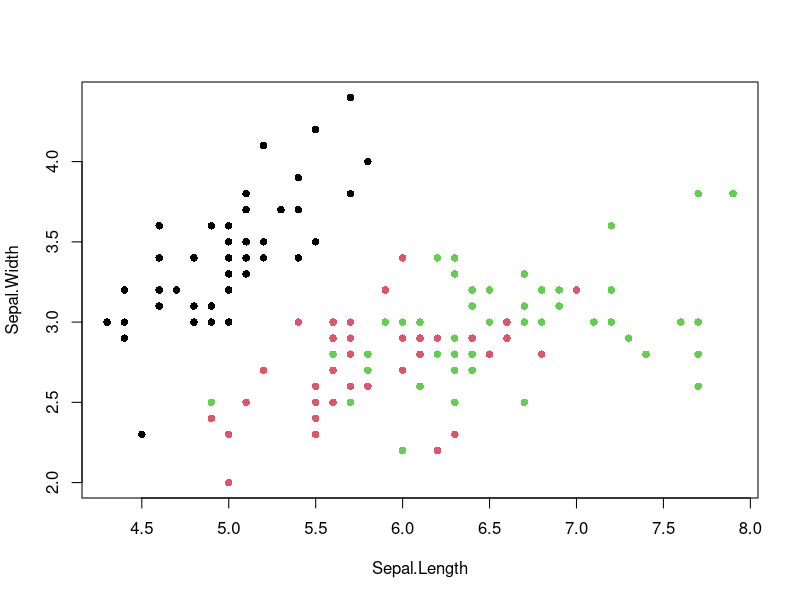
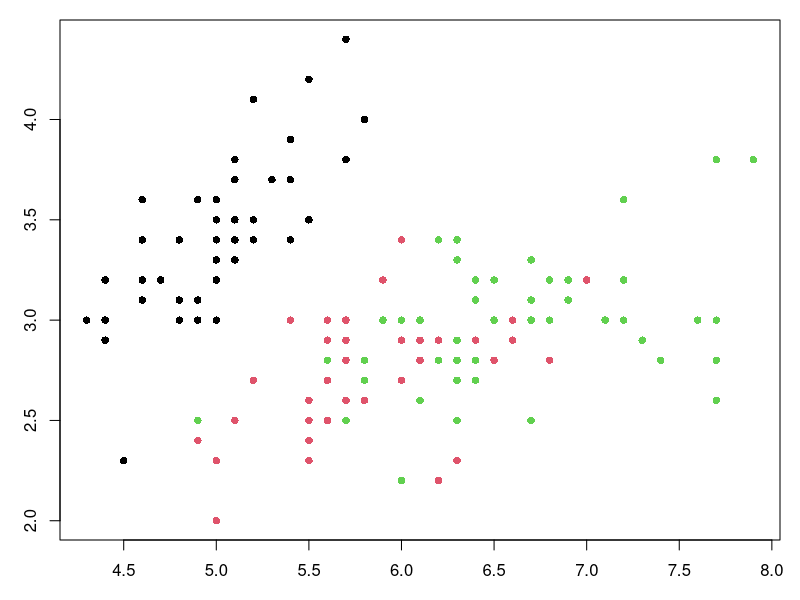

Generate these figures, in order, with R:
## ---- chunk 1
knitr::opts_chunk$set(echo = FALSE, fig.width=14, 
                      fig.height=6, dev.args = list(pointsize=20))
#library("dplyr")
#library("tidyr")
#library("kableExtra")
library("DiagrammeR")
mypar <- list(las = 1, cex.lab = 1.4, cex.axis=1.4, lwd = 2)
## ---- chunk 2
library("DiagrammeR")
grViz("digraph pandoc {
         graph [rankdir = 'LR']
           node [shape = 'box', penwidth=1, fontname = 'Helvetica', 
                color='dodgerblue', style='filled', fontcolor='#006ab2' fillcolor='wheat']
                Quarto HTML PDF Word
           node [shape = cds, style='filled', fontsize=18, fontcolor='tomato', fillcolor='wheat']
             render
           node [shape = oval, penwidth=0.5, style='cds' fixedsize=20 
                 fontsize=10 fontcolor='#93107d' style='filled', fillcolor='wheat']
             figs bib
           edge [penwidth=1.5]
             Quarto -> render
             {figs bib} -> {render}
             render -> {HTML PDF Word}
}")
## ---- chunk 3
grViz("digraph pandoc {
         graph [rankdir = 'LR']
           node [shape = 'box', penwidth=1, fontname = 'Helvetica', 
                color='dodgerblue', style='filled', fontcolor='#006ab2' fillcolor='wheat']
             Quarto Markdown HTML PDF Tex Word
      
           node [shape = cds, style='filled', fontsize=18, fontcolor='tomato', fillcolor='wheat']
             knitr pandoc pdflatex
      
           node [shape = oval, penwidth=0.5, style='cds' fixedsize=22
                 fontsize=10 fontcolor='#93107d' style='filled', fillcolor='wheat']
             R_Output figs R_figs bib csl
      
           edge [penwidth=1.5]
             Quarto -> knitr -> Markdown -> pandoc
             R_Output -> Markdown
             knitr -> {R_Output R_figs}
             {R_figs} -> {pandoc}
             pandoc -> {HTML Word Tex}
             Tex -> pdflatex -> PDF
           edge [minlen=4 penwidth=1]
             {figs bib csl} -> pandoc
}")
## ---- chunk 4
summary(iris)
## ---- chunk 5
knitr::kable(iris[1:4, ])
## ---- chunk 6
plot(Sepal.Width ~ Sepal.Length, data=iris, pch=16, col=Species)
## ---- chunk 7
par(mar=c(3,3,1,1))
plot(Sepal.Width ~ Sepal.Length, data=iris, pch=16, col=Species)
## ---- chunk 8
library("DiagrammeR")
grViz("digraph quarto {
         graph [rankdir = LR]
           node [shape = 'box']
                Quarto HTML PDF Word
           node [shape = cds]
             render
           node [shape = oval]
             figs bib
           edge [penwidth=2]
             Quarto -> render
             {figs bib} -> {render}
             render -> {HTML PDF Word}
}")
